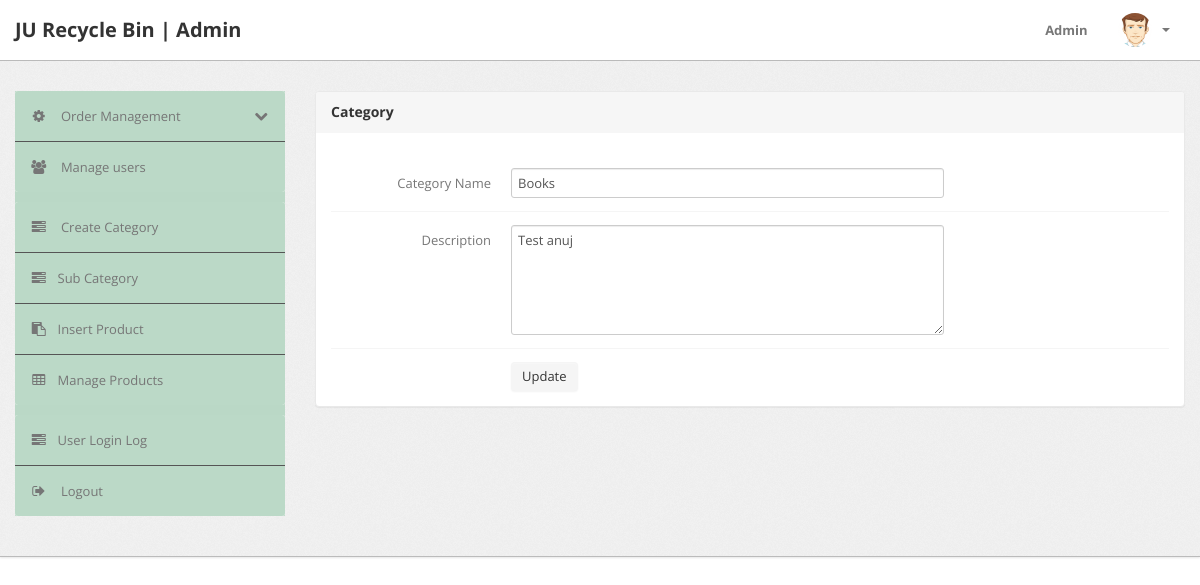
Page /admin/edit-category.php?id=3 (signed in) on the earlier database version.
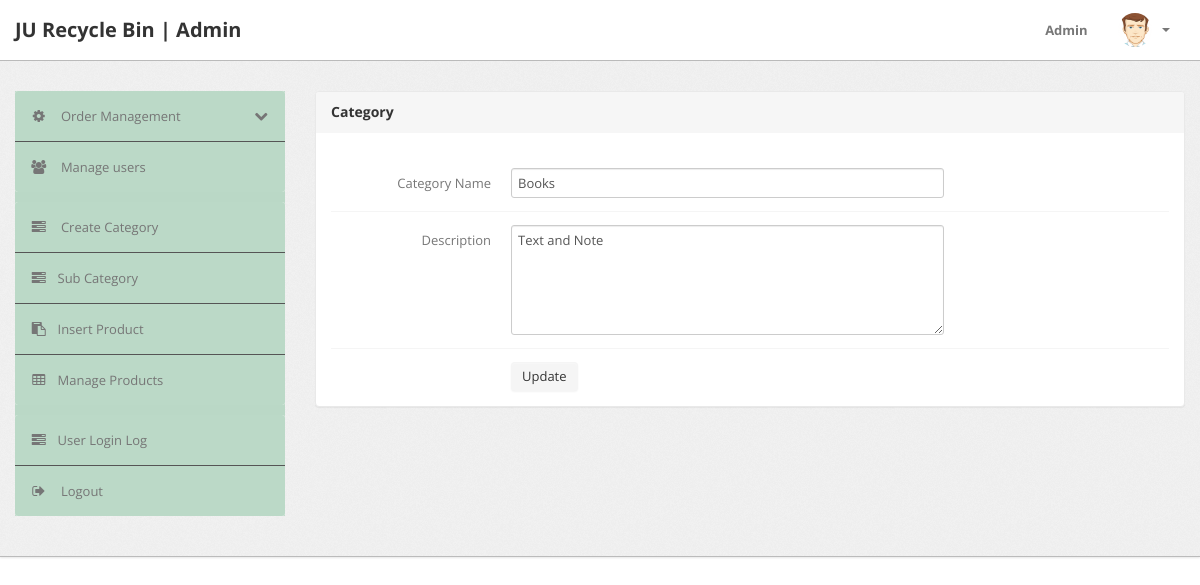
Same page on the later database version.
### tables this page shows
CREATE TABLE `category` (
  `id` int(11) NOT NULL,
  `categoryName` varchar(255) DEFAULT NULL,
  `categoryDescription` longtext,
  `creationDate` timestamp NOT NULL DEFAULT CURRENT_TIMESTAMP,
  `updationDate` varchar(255) DEFAULT NULL
);

### admin/edit-category.php (the view, shortened to what this page needs)
<?php
include('include/config.php');
if(strlen($_SESSION['alogin'])==0)
	{
header('location:index.php');
}
else{
?>
<!DOCTYPE html>
<html lang="en">
<head>
	<link type="text/css" href="bootstrap/css/bootstrap.min.css" rel="stylesheet">
	<link type="text/css" href="bootstrap/css/bootstrap-responsive.min.css" rel="stylesheet">
	<link type="text/css" href="css/theme.css" rel="stylesheet">
	<link type="text/css" href="images/icons/css/font-awesome.css" rel="stylesheet">
</head>
<body>
<?php include('include/header.php');?>
	<div class="wrapper">
		<div class="container">
			<div class="row">
<?php include('include/sidebar.php');?>
			<div class="span9">
					<div class="content">
						<div class="module">
							<div class="module-head">
								<h3>Category</h3>
							</div>
							<div class="module-body">
									<br />
			<form class="form-horizontal row-fluid" name="Category" method="post" >
<?php
$id=intval($_GET['id']);
$query=mysqli_query($con,"select * from category where id='$id'");
while($row=mysqli_fetch_array($query))
{
?>
<div class="control-group">
<label class="control-label" for="basicinput">Category Name</label>
<div class="controls">
<input type="text" placeholder="Enter category Name"  name="category" value="<?php echo  htmlentities($row['categoryName']);?>" class="span8 tip" required>
</div>
</div>
<div class="control-group">
											<label class="control-label" for="basicinput">Description</label>
											<div class="controls">
												<textarea class="span8" name="description" rows="5"><?php echo  htmlentities($row['categoryDescription']);?></textarea>
											</div>
										</div>
									<?php } ?>
	<div class="control-group">
											<div class="controls">
												<button type="submit" name="submit" class="btn">Update</button>
											</div>
										</div>
									</form>
							</div>
						</div>
					</div>
				</div>
			</div>
		</div>
	</div>
<?php include('include/footer.php');?>
</body>
<?php } ?>

Differences in the rows shown:
changed category "Books": description "Test anuj" → "Text and Note"
